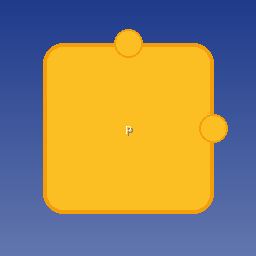

Write Python code to recreate this figure.
#!/usr/bin/env python3
"""
Game Icon Generator
Creates icon files for the stealth payload
"""

from PIL import Image, ImageDraw, ImageFont
import os

def create_game_icon():
    """Create a professional game icon"""
    # Create 256x256 icon
    size = 256
    img = Image.new('RGBA', (size, size), (0, 0, 0, 0))
    draw = ImageDraw.Draw(img)
    
    # Background gradient (blue theme)
    for y in range(size):
        alpha = int(255 * (1 - y / size * 0.3))
        color = (30, 58, 138, alpha)  # Blue gradient
        draw.line([(0, y), (size, y)], fill=color)
    
    # Draw puzzle piece shape
    center_x, center_y = size // 2, size // 2
    piece_size = size // 3
    
    # Main puzzle piece body
    draw.rounded_rectangle(
        [center_x - piece_size, center_y - piece_size, 
         center_x + piece_size, center_y + piece_size],
        radius=20, fill=(251, 191, 36, 255), outline=(245, 158, 11, 255), width=4
    )
    
    # Puzzle piece tabs
    tab_size = piece_size // 3
    # Top tab
    draw.ellipse([center_x - tab_size//2, center_y - piece_size - tab_size//2,
                  center_x + tab_size//2, center_y - piece_size + tab_size//2],
                 fill=(251, 191, 36, 255), outline=(245, 158, 11, 255), width=2)
    
    # Right tab
    draw.ellipse([center_x + piece_size - tab_size//2, center_y - tab_size//2,
                  center_x + piece_size + tab_size//2, center_y + tab_size//2],
                 fill=(251, 191, 36, 255), outline=(245, 158, 11, 255), width=2)
    
    # Add "P" for Puzzle
    try:
        font = ImageFont.truetype("arial.ttf", 80)
    except:
        font = ImageFont.load_default()
    
    text = "P"
    bbox = draw.textbbox((0, 0), text, font=font)
    text_width = bbox[2] - bbox[0]
    text_height = bbox[3] - bbox[1]
    text_x = center_x - text_width // 2
    text_y = center_y - text_height // 2
    
    # Text shadow
    draw.text((text_x + 2, text_y + 2), text, font=font, fill=(0, 0, 0, 128))
    # Main text
    draw.text((text_x, text_y), text, font=font, fill=(255, 255, 255, 255))
    
    return img

def save_icon_formats(img):
    """Save icon in multiple formats"""
    # Ensure icons directory exists
    os.makedirs('icons', exist_ok=True)
    
    # Save as PNG
    img.save('icons/game_icon.png', 'PNG')
    
    # Save as ICO (Windows icon)
    # Create multiple sizes for ICO
    sizes = [(16, 16), (32, 32), (48, 48), (64, 64), (128, 128), (256, 256)]
    icons = []
    for size in sizes:
        resized = img.resize(size, Image.Resampling.LANCZOS)
        icons.append(resized)
    
    icons[0].save('icons/game_icon.ico', format='ICO', sizes=[(icon.width, icon.height) for icon in icons])
    
    print("Icons created successfully:")
    print("- icons/game_icon.png")
    print("- icons/game_icon.ico")

if __name__ == "__main__":
    icon = create_game_icon()
    save_icon_formats(icon)
